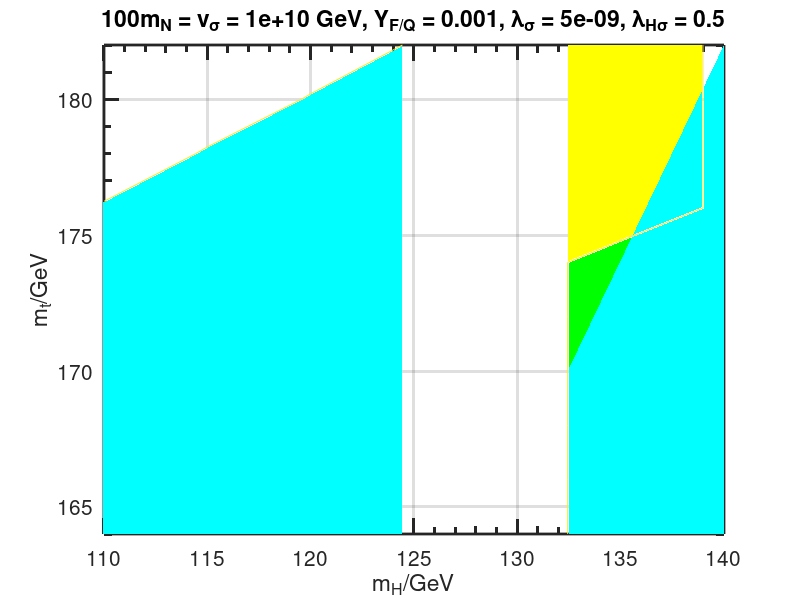

Source code (MATLAB): (Note: this script raises an error after producing the figure.)
% Helper to plot data
clear;
S = load('StabilityMatrix.mat');
S = S.stabilityLimit;
mhRange = 110:5:140;
mtRange = 164:2:182;
nscale = 100; % 100
yf0 = 1e-3;             % Dirac neutrino Yukawa coupling
vS = 1e10;               % Scalar singlet VEV 2e9
lambdaS0 = 5e-9;        % Scalar singlet self-coupling 5e-9
lambdaHS0 = 0.5;       % Scalar singlet-doublet coupling 7e-6
mt = 172.44;    mh = 125.09;
dmt = 0.60;     dmh = 0.32;
mtLower = mt-dmt;  mtUpper = mt+dmt;
mhLower = mh-dmh;  mhUpper = mh+dmh;
figure;
cLevels = 6:18;
[cc hh] = contour(mhRange, mtRange, S,[18 18],'ShowText','Off'); hold on;
xlabel('m_H/GeV'); ylabel('m_t/GeV');
title([num2str(nscale,3),'m_N = v_\sigma = ', num2str(vS,3), ' GeV, Y_{F/Q} = ', num2str(yf0,3), ', \lambda_{\sigma} = ', num2str(lambdaS0,3), ', \lambda_{H\sigma} = ', num2str(lambdaHS0,3)],'FontSize',15);
set(gca,'XMinorTick','on','YMinorTick','on');
set(gca,'LineWidth',2,'TickLength',[0.025 0.025]);
set(gca,'FontSize',15);
grid on;
xlim([110 140]);
ylim([164 182]);

% Fill with color
cTop = cc(2,2:12);      cTop2 = cc(2,14:end);
cHiggs = cc(1,2:12);    cHiggs2 = cc(1,14:end);
area(cHiggs2, 182*ones(length(cHiggs2)), 'FaceColor', 'Yellow', 'LineStyle', 'none');
area(cHiggs2, cTop2,'FaceColor','Green','LineStyle','none');
area([cHiggs2(1) cHiggs(end)], mtRange(end)*[1 1],'FaceColor','Green','LineStyle','none');
area([cHiggs mhRange(end)], [cTop mtRange(end)],'FaceColor','Cyan','LineStyle','none');

% Experimental range in (mHiggs, mTop) plane
h = rectangle;
h.Position = [mhLower mtLower 2*dmh 2*dmt];
h.FaceColor = 'magenta';
plot(mh,mt,'k.','MarkerSize',20);
text(135,166,'Unstable region','FontSize',20,'Rotation',90);
text(120,174','Stability region','FontSize',20,'Rotation',45);
text(111,177.2','Metastability region','FontSize',18,'Rotation',28);
